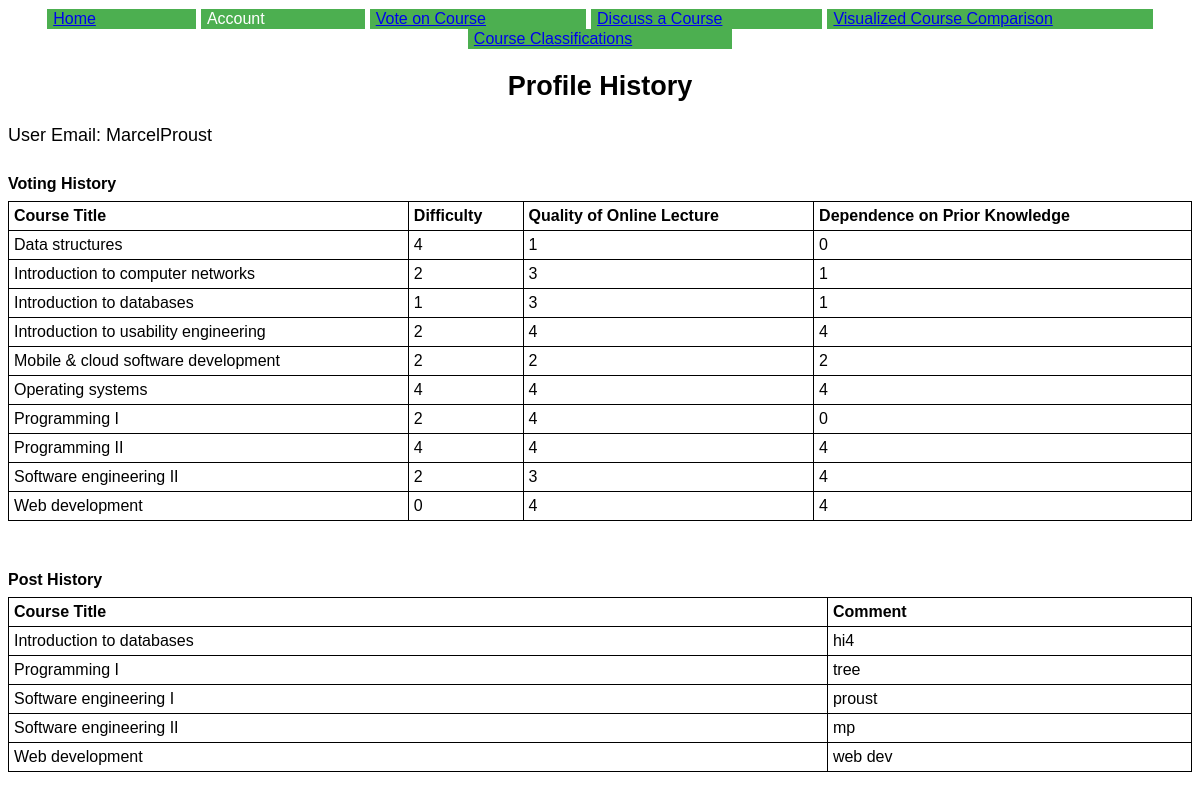
Screenshot of /profilehistory.php (signed in) with the database file from the repository.
### tables this page shows
CREATE TABLE `CourseStatsFinal` (
  `User_Email` varchar(100) NOT NULL,
  `Course_Title` varchar(100) NOT NULL,
  `Difficulty` int(5) DEFAULT NULL,
  `Quality` int(5) DEFAULT NULL,
  `Dependence` int(5) DEFAULT NULL,
  `Classification` varchar(10) DEFAULT NULL
);

### session.php (called while the page is built, shortened)
<?php
	$email = $_SESSION['email'];
?>

### profilehistory.php (the view, shortened to what this page needs)
<?php include('session.php');
?>
<html>
	<head>
		<link rel="stylesheet" href="index.css">
	</head>
<body>
<div class="navHeader" align="center" width=100%>
<div class="dropdown">
	<button class="dropbtn"><a href="http://web.engr.oregonstate.edu/~hoffera/cs340/Final/home.php">Home</a></button>
</div>
<div class="dropdown">
	<button class="dropbtn">Account</button>
</div>
<div class="dropdown">
	<button class="dropbtn"><a href="http://web.engr.oregonstate.edu/~hoffera/cs340/Final/voteOnCourse.php">Vote on Course</a></button>
</div>
<div class="dropdown">
	<button class="dropbtn"><a href="http://web.engr.oregonstate.edu/~hoffera/cs340/Final/discussACourse.php">Discuss a Course</a></button>
</div>
<div class="dropdown">
	<button class="dropbtn"><a href="http://web.engr.oregonstate.edu/~hoffera/cs340/Final/visualizedCourseComparison.php">Visualized Course Comparison</a></button>
</div>
<div class="dropdown">
<button class="dropbtn"><a href="rankings.php">Course Classifications</a>
</button>
</div>
<div class="titleHeader">
<h2 align="center">Profile History</h2>
</div>
</div>
</body>
</html>
<?php
	$conn = mysqli_connect(DB_HOST, DB_USER, DB_PASSWORD, DB_NAME);
	if ($email)
	{
		$query = "SELECT Course_Title, Difficulty, Quality, Dependence FROM CourseStatsFinal, UserFinal WHERE User_Email = '$email' AND User_Email = email";
		$result = mysqli_query($conn, $query);
		$courseTitles = array();
		$courseTitleCounter = 0;
		$difficulties = array();
		$difficultyCounter = 0;
		$qualities = array();
		$qualityCounter = 0;
		$dependences = array();
		$dependenceCounter = 0;
		while ($row = mysqli_fetch_assoc($result))
		{
			$courseTitles[$courseTitleCounter] = $row["Course_Title"];
			$courseTitleCounter = $courseTitleCounter + 1;
			$difficulties[$difficultyCounter] = $row["Difficulty"];
			$difficultyCounter = $difficultyCounter + 1;
			$qualities[$qualityCounter] = $row["Quality"];
			$qualityCounter = $qualityCounter + 1;
			$dependences[$dependenceCounter] = $row["Dependence"];
			$dependenceCounter = $dependenceCounter + 1;
		}
		echo "User Email: " . $email;
		echo "<table><caption>Voting History</caption>";
		echo "<tr><th>Course Title</th><th>Difficulty</th><th>Quality of Online Lecture</th><th>Dependence on Prior Knowledge</th></tr>";
		for ($x = 0; $x < $courseTitleCounter; $x++)
		{
			echo "<tr>";
			echo "<td>";
			echo "" . $courseTitles[$x];
			echo "</td>";
			echo "<td>";
			echo "" . $difficulties[$x];
			echo "</td>";
			echo "<td>";
			echo "" . $qualities[$x];
			echo "</td>";
			echo "<td>";
			echo "" . $dependences[$x];
			echo "</td>";
			echo "</tr>";
		}
		echo "</table>";
		$query = "SELECT C.Message_Content, C.Course_Title FROM CommentFinal C, UserFinal U WHERE C.User_Email = '$email' AND C.User_Email = U.email";
		$result = mysqli_query($conn, $query);
		$courseTitles = array();
		$courseTitleCounter = 0;
		$contents = array();
		$contentsCounter = 0;
		while ($row = mysqli_fetch_assoc($result))
		{
			$courseTitles[$courseTitleCounter] = $row["Course_Title"];
			$courseTitleCounter = $courseTitleCounter + 1;
			$contents[$contentsCounter] = $row["Message_Content"];
			$contentsCounter = $contentsCounter + 1;
		}
		echo "<div><br><br>";
		echo "<table><caption>Post History</caption>";
		echo "<tr><th>Course Title</th><th>Comment</th></tr>";
		for ($x = 0; $x < $courseTitleCounter; $x++)
		{
			echo "<tr>";
			echo "<td>";
			echo "" . $courseTitles[$x];
			echo "</td>";
			echo "<td>";
			echo "" . $contents[$x];
			echo "</td>";
			echo "</tr>";
		}
		echo "</table>";
		echo "</div><br><br>";
	}
	else
		echo "<h4 align='center'>You're not logged in. Click on account and then log in to do so.</h4>";
?>

### index.css (style rules this page uses)
.titleHeader { text-align: justify; width: 100%; }
.dropbtn { background-color: #4CAF50; color: white; padding-right: 100px; font-size: 16px; border: none; cursor: pointer; }
.dropdown { position: relative; display: inline-block; }
html { background-color: light gray; font-family: Helvetica; font-size: 18px; }
table, th, td { border: 1px solid black; border-collapse: collapse; }
th, td { padding: 5px; }
table { width: 100%; }
th, td { padding: 5px; text-align: left; }
caption { font-weight: bold; padding: 0.5em 0 0.5em 0; text-align: left; }

### rows the page displays
coursestatsfinal: Quality "4", Difficulty "2", Dependence "0"
coursestatsfinal: Dependence "0", Quality "1", Difficulty "4"
coursestatsfinal: Quality "3", Dependence "4", Difficulty "2"

### other values shown
$email "MarcelProust"
$courseTitles[$x] "Data structures"
$qualities[$x] "1"
$courseTitles[$x] "Introduction to computer networks"
$courseTitles[$x] "Introduction to databases"
$difficulties[$x] "1"
$courseTitles[$x] "Introduction to usability engineering"
$courseTitles[$x] "Mobile & cloud software development"
$dependences[$x] "2"
$courseTitles[$x] "Operating systems"
$courseTitles[$x] "Programming I"
$courseTitles[$x] "Programming II"
$courseTitles[$x] "Software engineering II"
$courseTitles[$x] "Web development"
$contents[$x] "hi4"
